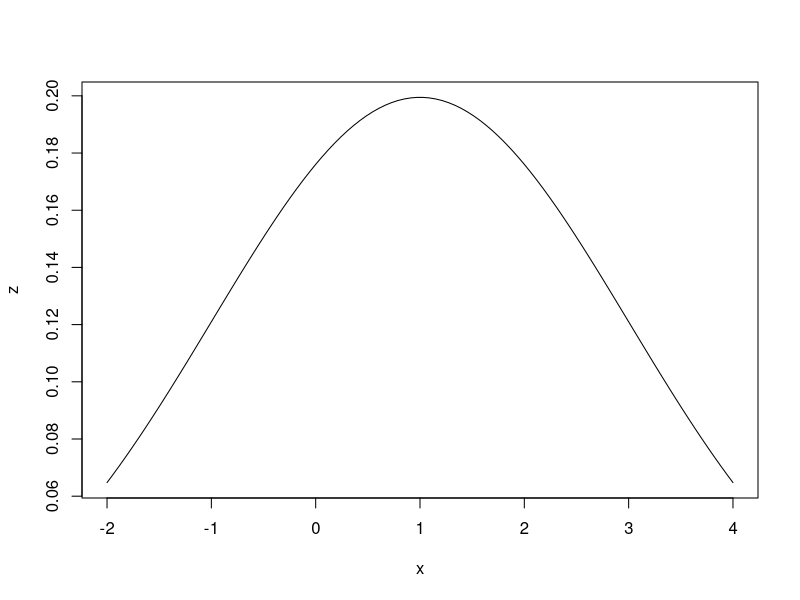
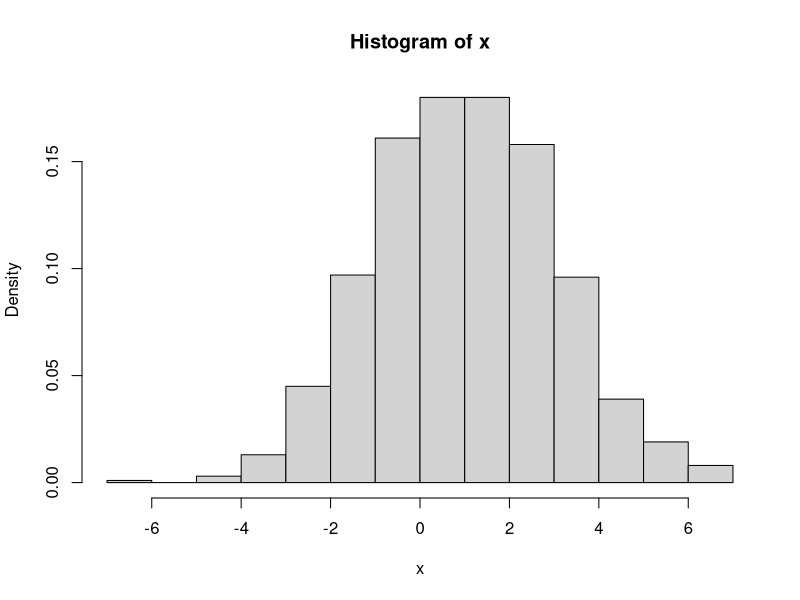
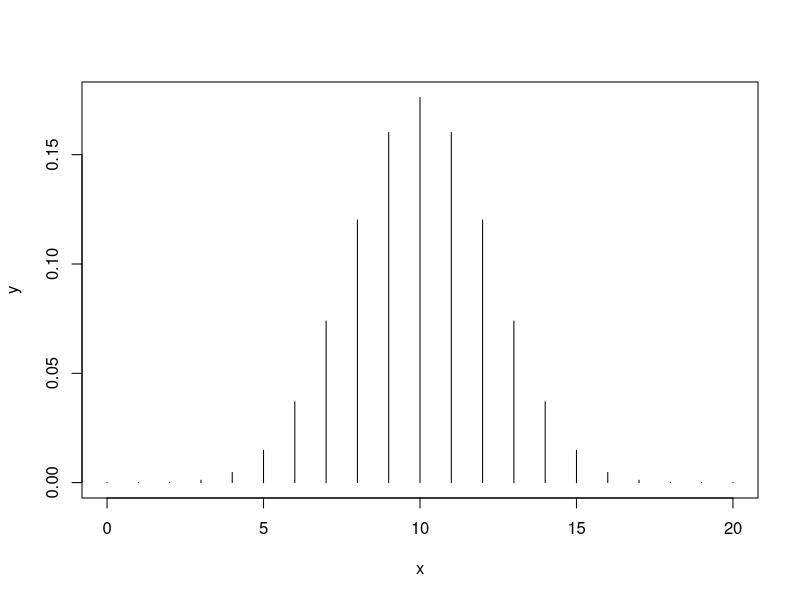

Reproduce these figures in R, in order.
## ---- chunk 1
x=seq(-2,4,le=100)
z=dnorm(x,1,2)
plot(x,z,type="l")
## ---- chunk 2
 pnorm(0)
pnorm(0,1,2)
pnorm(1,1,2)
## ---- chunk 3
pnorm(3,1,2)-pnorm(2,1,2)
## ---- chunk 4
 qnorm(0.6,1,2)
## ---- chunk 5
x=rnorm(1000,1,2)
hist(x,prob=T)
## ---- chunk 6
dbinom(8,10,0.5)
## ---- chunk 7
pbinom(10,10,0.5)-pbinom(3,10,0.5)
## ---- chunk 8
qbinom(c(0.25,0.5,0.75),10,0.5)
## ---- chunk 9
rbinom(20,1,0.5)
## ---- chunk 10
x=0:20
y=dbinom(x,20,0.5)
plot(x,y,type="h")
## ---- chunk 11
  rbinom(20,10,0.5)
 rbinom(20,10,0.5)
 rbinom(20,10,0.5)
